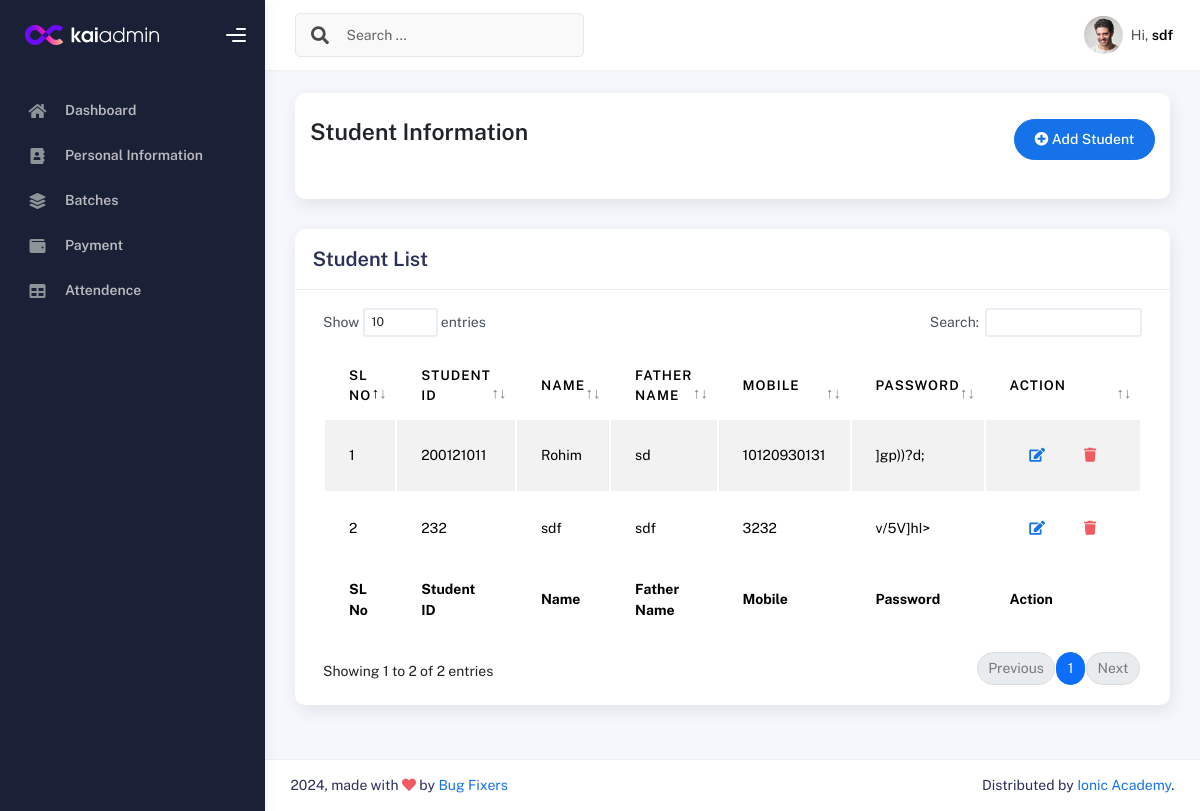
/studentList/ (signed in), run on an earlier commit of the app's database.
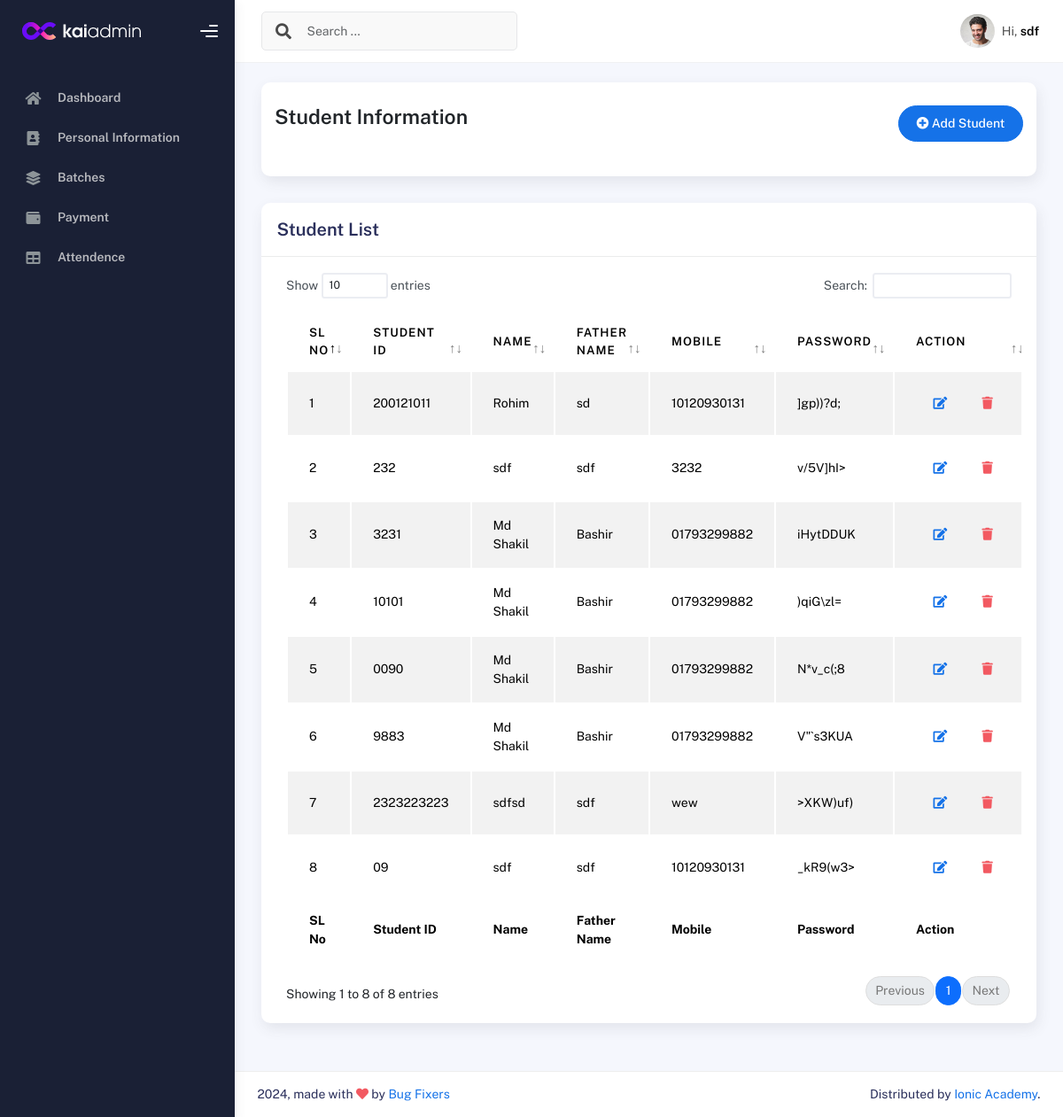
And on a later commit of the database.
### IMSapp/models.py (models this page shows, shortened)
class IMSUserModel(AbstractUser):
    USERTYPE=[
        ('Authority','Authority'),
        ('Student','Student'),
        ('Teacher','Teacher'),
        ('Staff','Staff'),
    ]
    UserType=models.CharField(choices=USERTYPE,max_length=100, null=True)

class StudentModel(models.Model):
    Imsuser=models.OneToOneField(IMSUserModel,on_delete=models.CASCADE,related_name='studentinfo',null=True)
    StudentID=models.CharField(max_length=100,null=True)
    StudentName=models.CharField(max_length=100,null=True)
    StudentPhoto=models.ImageField(upload_to='media/studentPhoto',null=True)
    AdmissionDate=models.DateField(auto_now_add=True,null=True)
    EducationalQualification=models.CharField(max_length=100,null=True)
    LinkedInLink =models.CharField(max_length=150,null=True)
    GithubLink =models.CharField(max_length=150,null=True)
    FacebookLink =models.CharField(max_length=150,null=True)

class PersonalInfoModel(models.Model):
    Imsuser=models.OneToOneField(IMSUserModel,on_delete=models.CASCADE,related_name='personalinfo',null=True)
    Password=models.CharField(max_length=100,null=True)
    FatherName=models.CharField(max_length=100,null=True)
    MotherName=models.CharField(max_length=100,null=True)
    Religion=models.CharField(max_length=100,null=True)
    DOB=models.DateField(null=True)
    GENDER=[
        ('Male','Male'),
        ('Female','Female'),
        ('Other','Other'),
    ]
    Gender=models.CharField(choices=GENDER,max_length=100,null=True)
    Mobile=models.CharField(max_length=100,null=True)
    EmergencyContact=models.CharField(max_length=100,null=True)
    PresentAddress=models.CharField(max_length=100,null=True)
    PermanentAddress=models.CharField(max_length=100,null=True)

### IMSapp/studentviews.py (the view)
# urls.py: path('studentList/',studentlist,name="studentList"),
@login_required
def studentlist(request):
    studentdata = StudentModel.objects.all()
    personaldata = PersonalInfoModel.objects.all()
    combined_data = []
    for student in studentdata:
        personal_info = personaldata.filter(Imsuser=student.Imsuser).first()
        combined_data.append({
            'student': student,
            'personal_info': personal_info
        })
    context = {
        'combined_data': combined_data,
        'studentdata': studentdata
    }
    return render(request,'students/studentlist.html',context)

### IMSapp/templates/students/studentlist.html (shortened to what this page needs)
{% extends "profilemaster/master.html" %}
{% block content %}
<div class="col-sm-12 col-md-12">
    <div class="card card-stats card-round">
        <div class="card-body">
            <div class="d-flex align-items-left align-items-md-center flex-column flex-md-row pt-2 pb-4">
                <div>
                    <h3 class="fw-bold mb-3">Student Information</h3>
                </div>
                <div class="ms-md-auto py-2 py-md-0">
                    <a href="{% url 'addstudent' %}" class="btn btn-primary btn-round"><i class="fas fa-plus-circle"></i> Add Student</a>
                </div>
            </div>
        </div>
    </div>
</div>
<div class="col-md-12">
    <div class="card">
      <div class="card-header">
        <h4 class="card-title">Student List</h4>
      </div>
      <div class="card-body">
        <div class="table-responsive">
          <table id="basic-datatables" class="display table table-striped table-hover">
            <thead>
              <tr>
                <th>SL No</th>
                <th>Student ID</th>
                <th>Name</th>
                <th>Father Name</th>
                <th>Mobile</th>
                <th>Password</th>
                <th>Action</th>
              </tr>
            </thead>
            <tfoot>
              <tr>
                <th>SL No</th>
                <th>Student ID</th>
                <th>Name</th>
                <th>Father Name</th>
                <th>Mobile</th>
                <th>Password</th>
                <th>Action</th>
              </tr>
            </tfoot>
            <tbody>
              {% for i in studentdata %}
                <tr>
                  <td>{{forloop.counter}}</td>
                  <td>{{i.StudentID}}</td>
                  <td>{{i.StudentName}}</td>
                  <td>{{i.Imsuser.personalinfo.FatherName}}</td>
                  <td>{{i.Imsuser.personalinfo.Mobile}}</td>
                  <td>{{i.Imsuser.personalinfo.Password}}</td>
                  <td>
                    <div class="form-button-action">
                      <a href="{% url 'editstudent' i.id %}" class="btn btn-link btn-primary btn-md">
                        <i class="fa fa-edit"></i>
                      </a>
                      <a href="{% url 'deletestudent' i.id %}" class="btn btn-link btn-danger btn-md">
                        <i class="fa fa-trash"></i>
                      </a>
                    </div>
                  </td>
                </tr>
              {% endfor %}
            </tbody>
          </table>
        </div>
      </div>
    </div>
  </div>
{% endblock content %}

### IMSapp/templates/profilemaster/master.html (shortened to what this page needs)
{% load static %}
<!DOCTYPE html>
<html lang="en">
<head>
  <link rel="stylesheet" href="{% static 'profileassets/css/bootstrap.min.css' %}" />
  <link rel="stylesheet" href="{% static 'profileassets/css/plugins.min.css' %}" />
  <link rel="stylesheet" href="{% static 'profileassets/css/kaiadmin.min.css' %}" />
  <link rel="stylesheet" href="{% static 'profileassets/css/demo.css' %}" />
</head>
<body>
  <div class="wrapper">
    {% include 'profilemaster/sidebar.html' %}
    <div class="main-panel">
        {% include 'profilemaster/header.html' %}
    <div class="container">
      <div class="page-inner">
        {% block content %}
        {% endblock content %}
        </div>
      </div>
        {% include 'profilemaster/footer.html' %}
    </div>
  </div>
</body>
</html>

### IMSapp/templates/profilemaster/sidebar.html (shortened to what this page needs)
{% load static %}
<div class="sidebar" data-background-color="dark">
  <div class="sidebar-logo">
    <div class="logo-header" data-background-color="dark">
      <a href="index.html" class="logo">
        <img src="{% static 'profileassets/img/kaiadmin/logo_light.svg' %}" alt="navbar brand" class="navbar-brand"
          height="20" />
      </a>
      <div class="nav-toggle">
        <button class="btn btn-toggle toggle-sidebar">
          <i class="gg-menu-right"></i>
        </button>
      </div>
    </div>
  </div>
  <div class="sidebar-wrapper scrollbar scrollbar-inner">
    <div class="sidebar-content">
      <ul class="nav nav-secondary">
        <li class="nav-item">
          <a href="{% url 'dashboard' %}">
            <i class="fas fa-home"></i>
            <p>Dashboard</p>
          </a>
        </li>
        {% if user.UserType == 'Authority' %}
        <li class="nav-item">
          <a href="{% url 'studentList' %}">
            <i class="fas fa-user-graduate"></i>
            <p>Students</p>
          </a>
        </li>
        <li class="nav-item">
          <a href="{% url 'teacherlist' %}">
            <i class="fas fa-chalkboard-teacher"></i>
            <p>Teachers</p>
          </a>
        </li>
        <li class="nav-item">
          <a href="{% url 'stafflist' %}">
            <i class="fas fa-user-tie"></i>
            <p>Staffs</p>
          </a>
        </li>
        <li class="nav-item {% if path == '/batchlist/' %}active{% endif %}">
          <a href="{% url 'batchlist' %}">
            <i class="fas fa-layer-group"></i>
            <p>Batches</p>
          </a>
        </li>
        <li class="nav-item">
          <a href="{% url 'enrollcourselist' %}">
            <i class="fas fa-id-card"></i>
            <p>Enroll Course</p>
          </a>
        </li>
        <li class="nav-item">
          <a href="{% url 'categorylist' %}">
            <i class="fas fa-clipboard-list"></i>
            <p>Course Category</p>
          </a>
        </li>
        <li class="nav-item">
          <a href="{% url 'courselist' %}">
            <i class="fas fa-book"></i>
            <p>Courses</p>
          </a>
        </li>
        </li>
        <li class="nav-item active">
          <a>
            <p>Payment Info</p>
          </a>
        </li>
        <li class="nav-item">
          <a data-bs-toggle="collapse" href="" class="collapsed" aria-expanded="false">
            <i class="fas fa-wallet"></i>
            <p>Student Payment</p>
          </a>
        </li>
        <li class="nav-item">
          <a data-bs-toggle="collapse" href="" class="collapsed" aria-expanded="false">
            <i class="fas fa-credit-card"></i>
            <p>Teacher & Staff Payment</p>
          </a>
        </li>
        <li class="nav-item active">
          <a>
            <p>Website Info</p>
          </a>
        </li>
        <li class="nav-item">
          <a href="{% url 'reviewlist' %}">
            <i class="fa fa-comment"></i>
            <p>Review</p>
          </a>
        </li>
        <li class="nav-item">
          <a href="{% url 'contactlist' %}">
            <i class="fas fa-address-book"></i>
            <p>Contact Info</p>
          </a>
        </li>
      {% elif user.UserType == 'Student' %}
        <li class="nav-item">
          <a href="{% url 'studentInfo' %}">
            <i class="fas fa-address-book"></i>
            <p>Personal Information</p>
          </a>
        </li>
        <li class="nav-item">
          <a href="{% url 'studentbatches' %}">
            <i class="fas fa-layer-group"></i>
            <p>Batches</p>
          </a>
        </li>
        <li class="nav-item">
          <a href="{% url 'studentPayment' %}">
            <i class="fas fa-wallet"></i>
            <p>Payment</p>
          </a>
        </li>
        <li class="nav-item">
          <a href="{% url 'studentAttendance' %}">
            <i class="fas fa-table"></i>
            <p> Attendence</p>
          </a>
        </li>
        {% endif %}
      </ul>
    </div>
  </div>
</div>

### IMSapp/templates/profilemaster/header.html (shortened to what this page needs)
{% load static %}
<div class="main-header">
    <nav class="navbar navbar-header navbar-header-transparent navbar-expand-lg border-bottom">
      <div class="container-fluid">
        <nav class="navbar navbar-header-left navbar-expand-lg navbar-form nav-search p-0 d-none d-lg-flex">
          <div class="input-group">
            <div class="input-group-prepend">
              <button type="submit" class="btn btn-search pe-1">
                <i class="fa fa-search search-icon"></i>
              </button>
            </div>
            <input type="text" placeholder="Search ..." class="form-control" />
          </div>
        </nav>
        <ul class="navbar-nav topbar-nav ms-md-auto align-items-center">
          <li class="nav-item topbar-user dropdown hidden-caret">
            <a class="dropdown-toggle profile-pic" data-bs-toggle="dropdown" href="#" aria-expanded="false">
              <div class="avatar-sm">
                <img src="{% static 'profileassets/img/profile.jpg' %}" alt="..." class="avatar-img rounded-circle" />
              </div>
              <span class="profile-username">
                <span class="op-7">Hi,</span>
                <span class="fw-bold">{{user.studentinfo.StudentName}}</span>
              </span>
            </a>
          </li>
        </ul>
      </div>
    </nav>
  </div>

### IMSapp/templates/profilemaster/footer.html
<footer class="footer">
    <div class="container-fluid d-flex justify-content-between">
      <div class="copyright">
        2024, made with <i class="fa fa-heart heart text-danger"></i> by
        <a href="">Bug Fixers</a>
      </div>
      <div>
        Distributed by
        <a target="_blank" href="">Ionic Academy</a>.
      </div>
    </div>
  </footer>

What changed in the data, as far as the page shows it:
added StudentModel: StudentID "3231", StudentName "Md Shakil", Imsuser.personalinfo.FatherName "Bashir", Imsuser.personalinfo.Mobile "01793299882", Imsuser.personalinfo.Password "iHytDDUK"
added StudentModel: StudentID "10101", StudentName "Md Shakil", Imsuser.personalinfo.FatherName "Bashir", Imsuser.personalinfo.Mobile "01793299882", Imsuser.personalinfo.Password ")qiG\\zl="
added StudentModel: StudentID "0090", StudentName "Md Shakil", Imsuser.personalinfo.FatherName "Bashir", Imsuser.personalinfo.Mobile "01793299882", Imsuser.personalinfo.Password "N*v_c(;8"
added StudentModel: StudentID "9883", StudentName "Md Shakil", Imsuser.personalinfo.FatherName "Bashir", Imsuser.personalinfo.Mobile "01793299882", Imsuser.personalinfo.Password "V\"`s3KUA"
added StudentModel: StudentID "2323223223", StudentName "sdfsd", Imsuser.personalinfo.FatherName "sdf", Imsuser.personalinfo.Mobile "wew", Imsuser.personalinfo.Password ">XKW)uf)"
added StudentModel: StudentID "09", StudentName "sdf", Imsuser.personalinfo.FatherName "sdf", Imsuser.personalinfo.Mobile "10120930131", Imsuser.personalinfo.Password "_kR9(w3>"
Also different on the page:
text written by a page script: "Show entries Search: Showing 1 to 2 of 2 entries Previous 1 Next" → "Show entries Search: Showing 1 to 8 of 8 entries Previous 1 Next"
